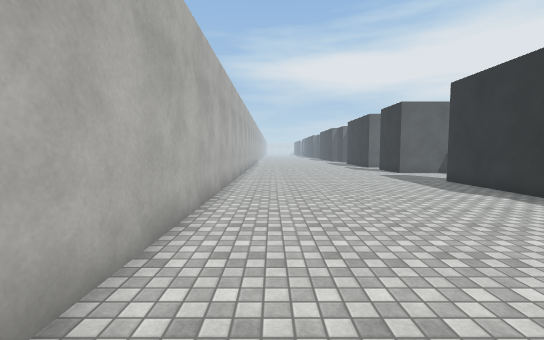
view 1 (above)

16 first-person views from a walk through a scene from a Unity 3-D project. The camera is 1.5 m above the floor, tilts 4° down and sees 90° across. The floor is counted in squares, 1 m on a side. Each view is taken from the middle of a square. On the plan, view 1 faces up. The plan holds only what a view shows up to about 14 squares ahead; the rest is blank. The place goes on beyond the plan. The player is left out. Surface patterns are stand-ins for the level's own textures.

view 2
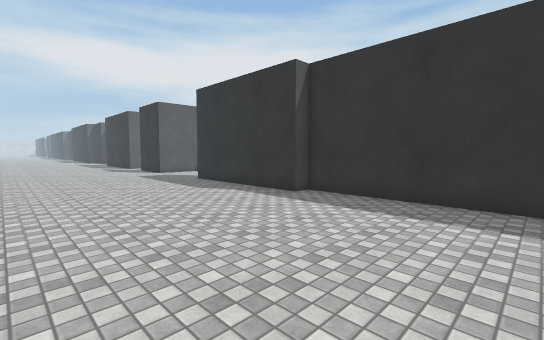

view 3
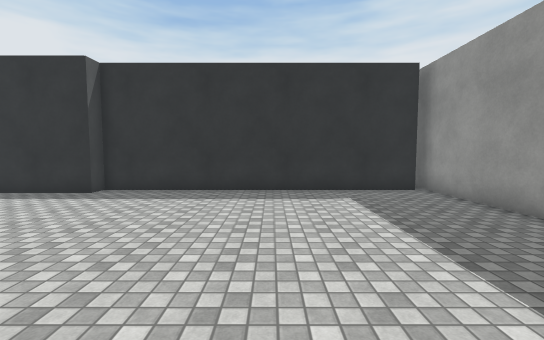

view 4
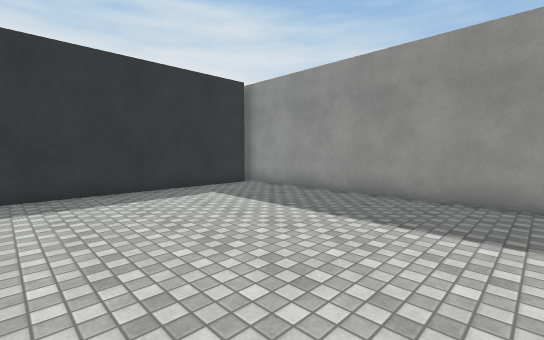

view 5
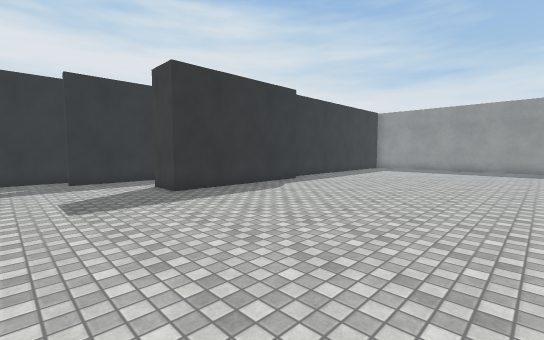

view 6
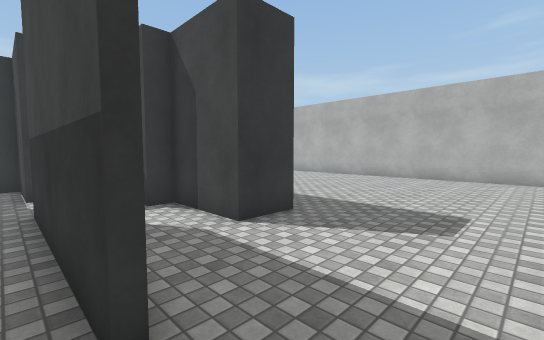

view 7
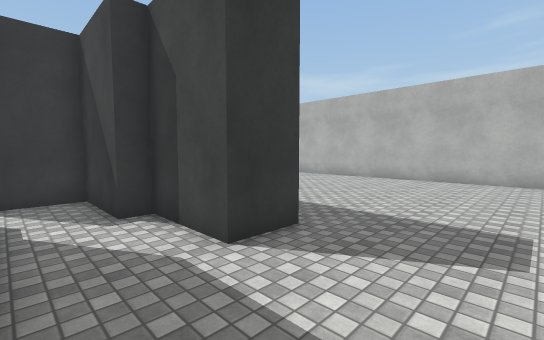

view 8
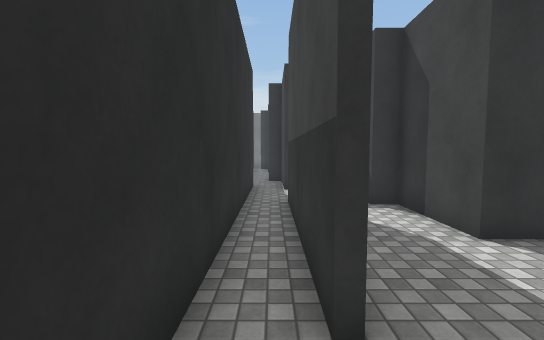

view 9
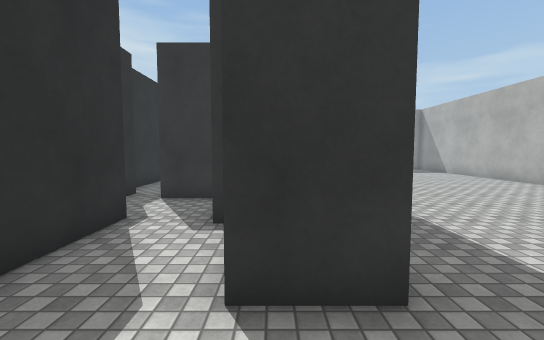

view 10
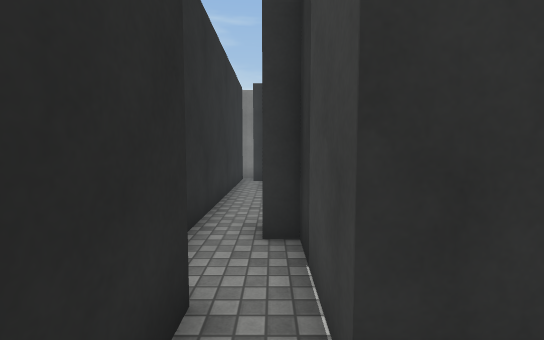

view 11
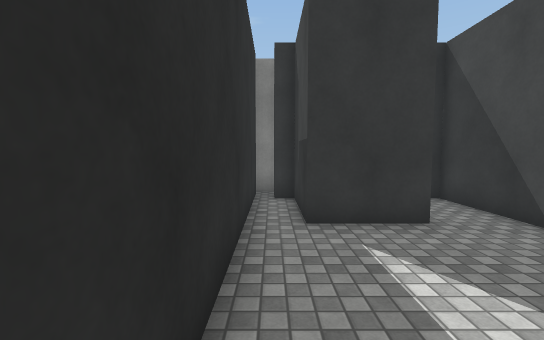

view 12
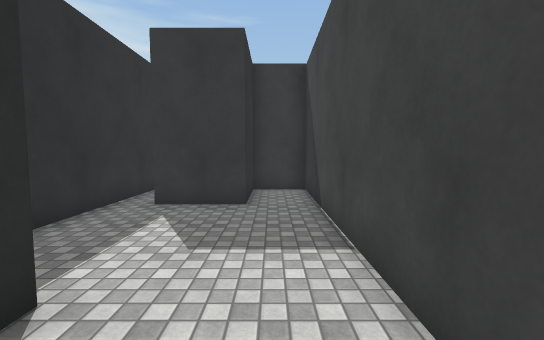

view 13
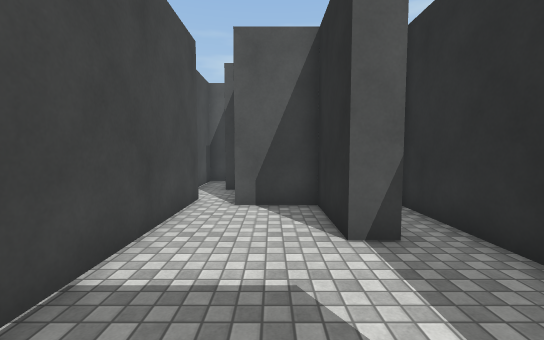

view 14
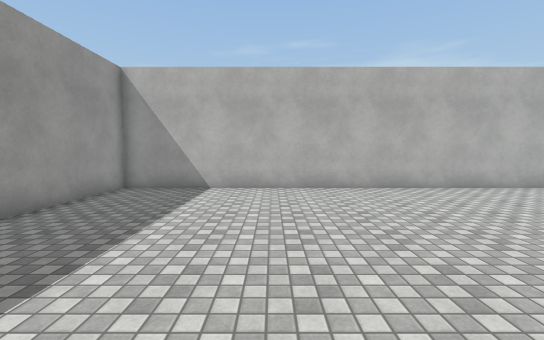

view 15
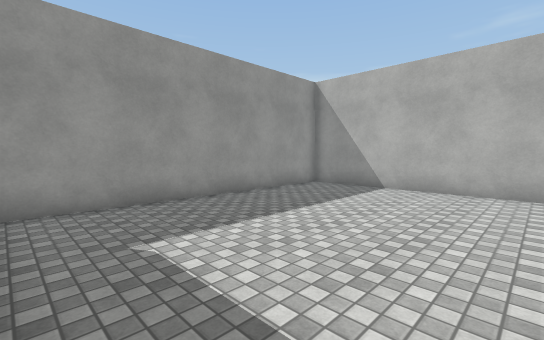

view 16
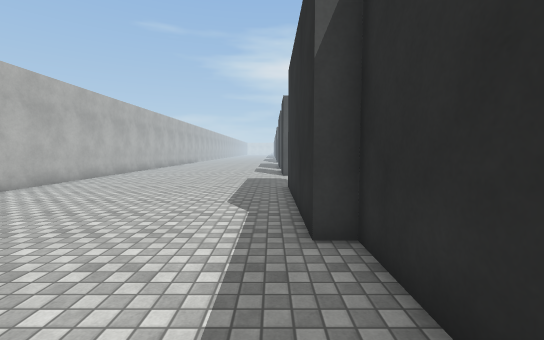

### Floor plan
Points are (right, up) in squares from view 1. A wall is a line through its corners. A room is listed if a view was taken in it or the views show most of it. See-through windows are left out.
Room 1 (views 1, 2, 3, 4, 5, 6, 7, 8, 9, 10, 14, 15, 16)
walls: (13.3, 9.9) (13.3, 16); (14.8, 6.4) (14.8, 18.1); (13.5, 16) (13.5, 9.9); (-1.9, 18.1) (-1.9, -6) (10.4, -6); (9.4, -5.6) (9.4, 6.5) (8.7, 6.5) (8.7, 13.5) (10.5, 13.5) (10.5, 10.5) (11.2, 10.5) (11.2, 7.5) (13.5, 7.5) (13.5, 6.5)
ways out: opening at (14, 6) to room 2
Room 2 (view 11)
walls: (15.6, 3.5) (15.6, 6.5); (13.5, 6.5) (13.5, 4.5) (14.2, 4.5)
ways out: opening at (14, 6) to room 1; opening at (15, 4) to room 3
Room 3 (views 12, 13)
walls: (14.2, 3.5) (13.3, 3.5) (13.3, 6.5) (10.9, 6.5); (11.7, -4.2) (11.7, -1.5) (14.3, -1.5) (14.3, -4.5) (15, -4.5); (15.6, -5.2) (15.6, 3.5); (9.7, 7.5) (9.7, -4.5) (11.8, -4.5)
ways out: opening at (15, 4) to room 2

Positions as (right, up) in squares from view 1, and headings:
1: (0, 0), facing up
2: (1, 0), facing up-right
3: (-1, 0), facing right
4: (-1, 3), facing down-right
5: (-1, 18), facing down-right
6: (14, 18), facing down-left
7: (13, 17), facing down-left
8: (14, 18), facing down
9: (10, 16), facing down
10: (14, 9), facing down
11: (15, 4), facing down
12: (11, 6), facing down
13: (12, -1), facing up
14: (9, 0), facing left
15: (9, 2), facing down-left
16: (8, 2), facing up
